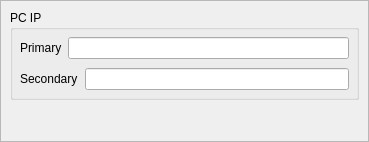
<?xml version="1.0" encoding="UTF-8"?>
<ui version="4.0">
 <class>NetworkSettings</class>
 <widget class="QWidget" name="NetworkSettings">
  <property name="geometry">
   <rect>
    <x>0</x>
    <y>0</y>
    <width>369</width>
    <height>142</height>
   </rect>
  </property>
  <property name="sizePolicy">
   <sizepolicy hsizetype="Preferred" vsizetype="Fixed">
    <horstretch>0</horstretch>
    <verstretch>0</verstretch>
   </sizepolicy>
  </property>
  <property name="windowTitle">
   <string>Form</string>
  </property>
  <layout class="QVBoxLayout" name="verticalLayout">
   <property name="leftMargin">
    <number>0</number>
   </property>
   <property name="topMargin">
    <number>0</number>
   </property>
   <property name="rightMargin">
    <number>0</number>
   </property>
   <property name="bottomMargin">
    <number>0</number>
   </property>
   <item>
    <widget class="QScrollArea" name="scrollArea">
     <property name="widgetResizable">
      <bool>true</bool>
     </property>
     <widget class="QWidget" name="scrollAreaWidgetContents">
      <property name="geometry">
       <rect>
        <x>0</x>
        <y>0</y>
        <width>350</width>
        <height>156</height>
       </rect>
      </property>
      <layout class="QVBoxLayout" name="verticalLayout_2">
       <item>
        <widget class="QGroupBox" name="groupBox">
         <property name="sizePolicy">
          <sizepolicy hsizetype="Preferred" vsizetype="Maximum">
           <horstretch>0</horstretch>
           <verstretch>0</verstretch>
          </sizepolicy>
         </property>
         <property name="minimumSize">
          <size>
           <width>0</width>
           <height>0</height>
          </size>
         </property>
         <property name="title">
          <string>PC IP</string>
         </property>
         <layout class="QVBoxLayout" name="verticalLayout_3">
          <property name="spacing">
           <number>5</number>
          </property>
          <property name="leftMargin">
           <number>5</number>
          </property>
          <property name="topMargin">
           <number>5</number>
          </property>
          <property name="rightMargin">
           <number>5</number>
          </property>
          <property name="bottomMargin">
           <number>5</number>
          </property>
          <item>
           <widget class="QWidget" name="widget" native="true">
            <property name="sizePolicy">
             <sizepolicy hsizetype="Preferred" vsizetype="Maximum">
              <horstretch>0</horstretch>
              <verstretch>0</verstretch>
             </sizepolicy>
            </property>
            <layout class="QHBoxLayout" name="horizontalLayout">
             <property name="leftMargin">
              <number>2</number>
             </property>
             <property name="topMargin">
              <number>2</number>
             </property>
             <property name="rightMargin">
              <number>2</number>
             </property>
             <property name="bottomMargin">
              <number>2</number>
             </property>
             <item>
              <widget class="QLabel" name="label">
               <property name="text">
                <string>Primary</string>
               </property>
              </widget>
             </item>
             <item>
              <widget class="QLineEdit" name="p_pc_ip_edit"/>
             </item>
            </layout>
           </widget>
          </item>
          <item>
           <widget class="QWidget" name="widget_3" native="true">
            <property name="sizePolicy">
             <sizepolicy hsizetype="Preferred" vsizetype="Maximum">
              <horstretch>0</horstretch>
              <verstretch>0</verstretch>
             </sizepolicy>
            </property>
            <layout class="QHBoxLayout" name="horizontalLayout_3">
             <property name="spacing">
              <number>7</number>
             </property>
             <property name="leftMargin">
              <number>2</number>
             </property>
             <property name="topMargin">
              <number>2</number>
             </property>
             <property name="rightMargin">
              <number>2</number>
             </property>
             <property name="bottomMargin">
              <number>2</number>
             </property>
             <item>
              <widget class="QLabel" name="label_4">
               <property name="text">
                <string>Secondary</string>
               </property>
              </widget>
             </item>
             <item>
              <widget class="QLineEdit" name="s_pc_ip_edit"/>
             </item>
            </layout>
           </widget>
          </item>
         </layout>
        </widget>
       </item>
       <item>
        <widget class="QWidget" name="widget_5" native="true">
         <layout class="QHBoxLayout" name="horizontalLayout_5"/>
        </widget>
       </item>
      </layout>
     </widget>
    </widget>
   </item>
  </layout>
 </widget>
 <resources/>
 <connections/>
</ui>
